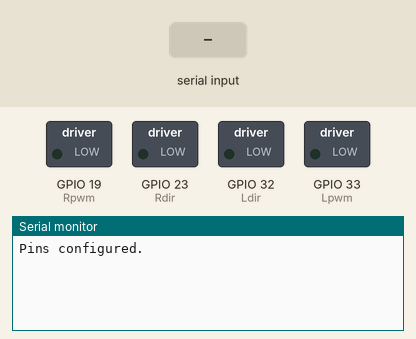
Simulated run of this sketch. Board: ESP32. Parts: switched loads named in the sketch (green lamp = pin HIGH), the last lines printed to the serial monitor. The test bench sets the inputs (shaded band).

Above: at 1.3 s.
1.4 s: "90,45\n" received over the second serial link
At 2.6 s:
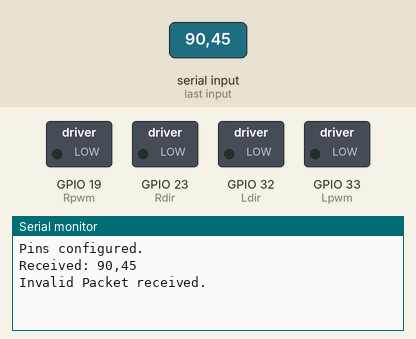
2.9 s: "5\n" received over the second serial link
At 3.7 s:
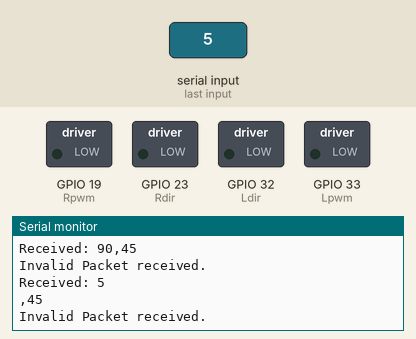
4.4 s: "90\n" received over the second serial link
At 4.8 s:
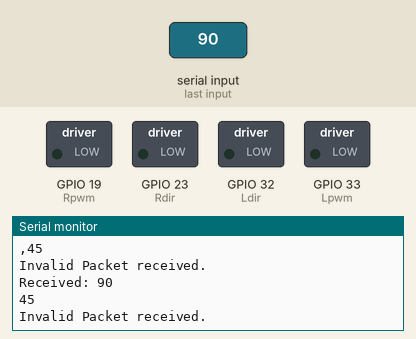

The sketch:

AI_Motor_Controller.ino
```cpp
#include <HardwareSerial.h>
#include "drive.h"

#define Rdir 23
#define Ldir 32
#define Rpwm 19
#define Lpwm 33

HardwareSerial SerialPort(1);

const int BUFFER_SIZE = 128;
char rxBuffer[BUFFER_SIZE];
int bufferIndex = 0;

const int pwm_pin[] = {Rpwm, Lpwm};
const int dir_pin[] = {Rdir, Ldir};

int L = 0;
int R = 0;

Drive drive;

void setup()
{
  Serial.begin(115200);
  SerialPort.begin(115200, SERIAL_8N1, 2, 0);
  drive.setDrivePins(dir_pin[0], dir_pin[1], pwm_pin[0], pwm_pin[1]);
  Serial.println("Pins configured.");
  delay(100);
}

void loop()
{
  if (SerialPort.available())
  {
    while (SerialPort.available())
    {
      char receivedChar = (char)SerialPort.read();

      if (bufferIndex < BUFFER_SIZE - 1)
      {
        rxBuffer[bufferIndex++] = receivedChar;
      }
      drive.MotorCode(L, R);
    }
    Serial.print("Received: ");
    Serial.println(rxBuffer);

    char *L_index = strchr(rxBuffer, 'L'); // Left
    char *R_index = strchr(rxBuffer, 'R'); // Right

    if (L_index != NULL && R_index != NULL)
    {
      L = atoi(L_index + 1);
      R = atoi(R_index + 1);
      drive.MotorCode(L, R);
    }
    else
    {
      Serial.println("Invalid Packet received.");
    }
    bufferIndex = 0;
  }
  else
  {
    drive.Stop();
  }
}
```

drive.h
```cpp
class Drive
{
  private:
    int Rdir, Ldir, Rpwm, Lpwm;  //drive output pins
    int freq, Lchannel, Rchannel, resolution;
    int L, R;

  public:
    Drive()
    {
      freq = 8000;
      Lchannel = 0;
      Rchannel = 1;
      resolution = 8;
      L = 0;
      R = 0;
    }

    void setDrivePins(int dir_right, int dir_left, int pwm_right, int pwm_left)
    {
      Ldir = dir_left;
      Lpwm = pwm_left;
      Rdir = dir_right;
      Rpwm = pwm_right;

      ledcSetup(Lchannel, freq, resolution);
      ledcSetup(Rchannel, freq, resolution);
      ledcAttachPin(Lpwm, Lchannel);
      ledcAttachPin(Rpwm, Rchannel);
      pinMode(Ldir, OUTPUT);
      pinMode(Rdir, OUTPUT);

    }

    void Stop(void)
    {
      ledcWrite(Lchannel, 0);
      ledcWrite(Rchannel, 0);
    }

    void MotorCode(int L, int R)
    {
      ledcWrite(Lchannel, abs(L)*2.55);
      ledcWrite(Rchannel, abs(R)*2.55);
      if(L > 0)
      {
        digitalWrite(Ldir, HIGH);
      }
      else if(L < 0)
      {
        digitalWrite(Ldir, LOW);
      }
      else
      {
        digitalWrite(Ldir, LOW);
        ledcWrite(Lchannel, 0);
      }
      if(R > 0)
      {
        digitalWrite(Rdir, HIGH);
      }
      else if(R < 0)
      {
        digitalWrite(Rdir, LOW);
      }
      else
      {
        digitalWrite(Rdir, LOW);
        ledcWrite(Rchannel, 0);
      }
    }
};
```

Measured:
- after the input at 1.4 s, the serial monitor: prints a new line at once (image 1)
- after the input at 2.9 s, the serial monitor: prints a new line at once (image 2)
- after the input at 4.4 s, the serial monitor: prints a new line at once (image 3)
